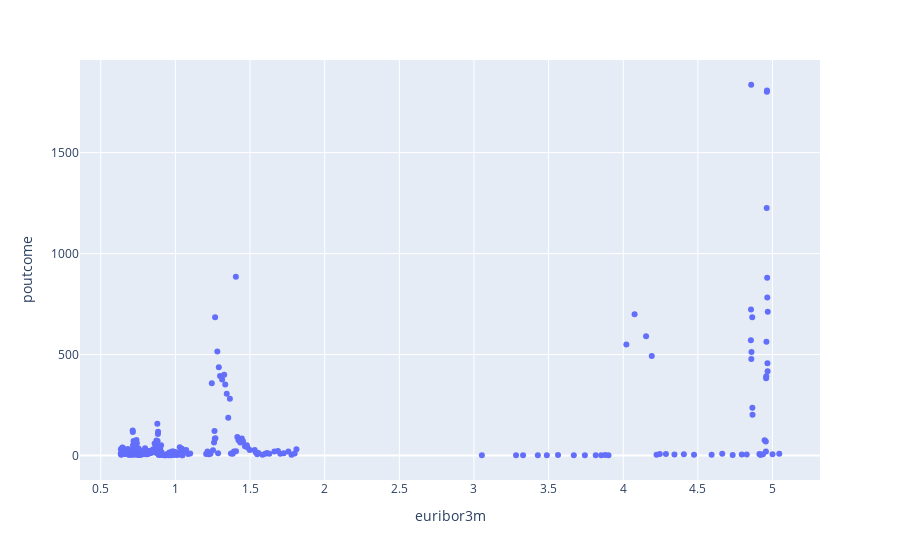

Notebook code for this chart:
### Code cell
fig = px.scatter(df_euribor_outcome, x='euribor3m', y='poutcome')
fig.show()

### Figure 1 — Plotly figure (JSON) as saved in the notebook; plotly's stock layout.template omitted (floating-point values rounded to 4 significant figures; data arrays with more than 128 entries replaced by an {"elided": "..."} marker saying what was removed)
{"data": [{"hovertemplate": "euribor3m=%{x}<br>poutcome=%{y}<extra></extra>", "legendgroup": "", "marker": {"color": "#636efa", "symbol": "circle"}, "mode": "markers", "name": "", "orientation": "v", "showlegend": false, "type": "scatter", "x": {"elided": "313 str values"}, "xaxis": "x", "y": {"elided": "313 int values"}, "yaxis": "y"}], "layout": {"legend": {"tracegroupgap": 0}, "margin": {"t": 60}, "xaxis": {"anchor": "y", "domain": [0, 1], "title": {"text": "euribor3m"}}, "yaxis": {"anchor": "x", "domain": [0, 1], "title": {"text": "poutcome"}}}}
